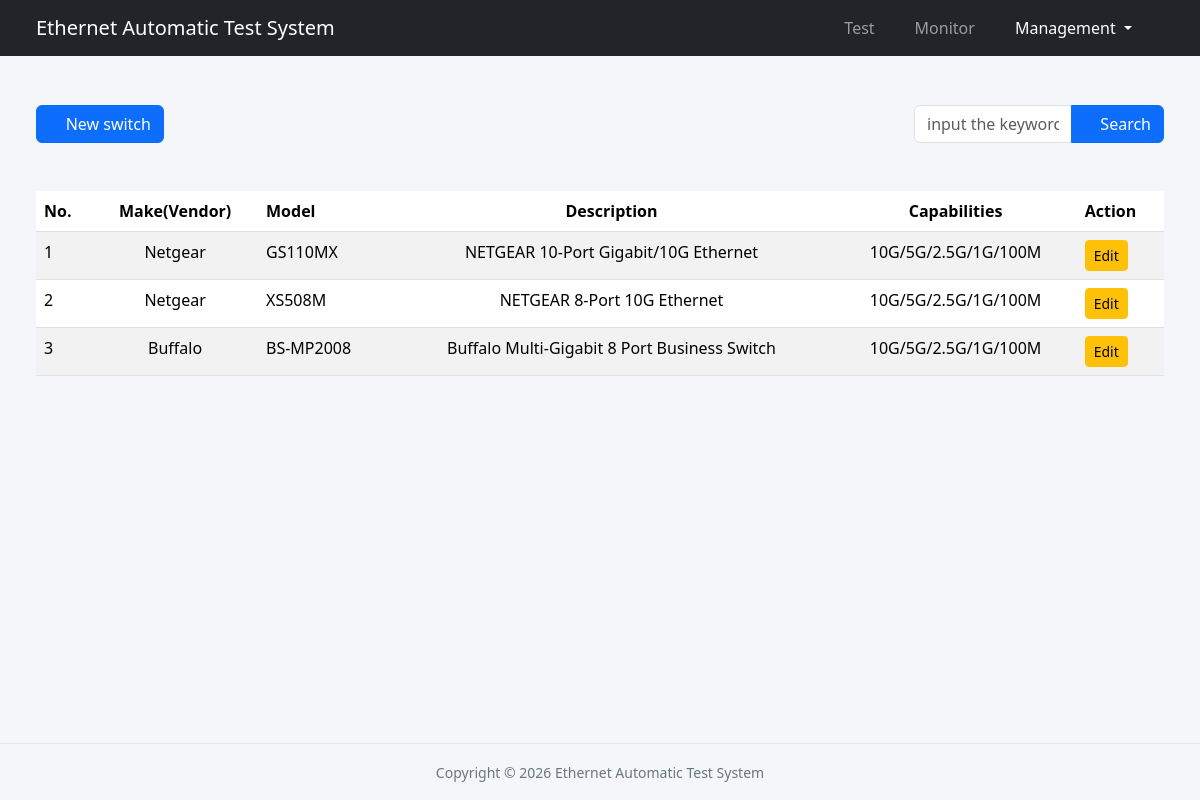
Page /switch_management on the committed database.
### lib/models.py (models this page shows, shortened)
class SwitchModel(db.Model):
    __tablename__ = 'switch'
    id = db.Column(db.Integer, primary_key=True)
    vendor = db.Column(db.String(128), nullable=False)
    model = db.Column(db.String(256), nullable=False, unique=True)
    description = db.Column(db.String(256), nullable=False)
    capabilities = db.Column(db.String(256), nullable=False)
    is_active = db.Column(db.Boolean, default=True)

### app.py (the view)
@app.route('/switch_management')
def switch_management():
    switches = SwitchModel.query.order_by(SwitchModel.id).all()
    return render_template('switch_management.html', current_url='management', switches=switches)

### templates/switch_management.html (shortened to what this page needs)
{% extends 'base.html' %}
{% block contents %}
    <div class="d-flex justify-content-between align-items-center flex-wrap mb-4 my-4">
        <button class="btn btn-primary" id="addNewGroupBtn"><i class="bi bi-plus-circle"></i> New switch</button>
        <form class="input-group ms-auto my-3" style="max-width: 250px;">
        <input type="text" class="form-control" name="switch_model" placeholder="input the keyword" aria-label="search">
        <button class="btn btn-primary" type="submit">
            <i class="bi bi-search"></i> Search
        </button>
    </form>
    </div>
    <div class="table-responsive py-2">
    <table class="table table-striped table-hover">
        <thead>
            <tr>
                <th scope="col" class="fixed-col-1">No.</th>
                <th scope="col" class="text-center">Make(Vendor)</th>
                <th scope="col">Model</th>
                <th scope="col" class="text-center">Description</th>
                <th scope="col" class="text-center">Capabilities</th>
                <th scope="col" class="fixed-col-2">Action</th>
            </tr>
        </thead>
        <tbody>
            {% if switches %}
                {% for switch in switches %}
                <tr>
                    <td class="fixed-col-1">{{ switches.index(switch) + 1 }}</td>
                    <td class="text-center">{{ switch.vendor }}</td>
                    <td>{{ switch.model }}</td>
                    <td class="text-center">{{ switch.description }}</td>
                    <td class="text-center">{{ switch.capabilities }}</td>
                    <td>
                        <button type="button" class="btn btn-warning btn-sm">
                            Edit
                        </button>
                    </td>
                {% endfor %}
            {% endif %}
        </tbody>
    </table>
</div>
{% endblock %}

### templates/base.html (shortened to what this page needs)
<!DOCTYPE html>
<html lang="en">
<head>
    <link rel="stylesheet" href="{{ url_for('static', filename='css/bootstrap.min.css') }}">
    <link rel="stylesheet" href="{{ url_for('static', filename='icons/font/bootstrap-icons.min.css') }}">
    <link rel="stylesheet" href="{{ url_for('static', filename='css/base.css') }}">
</head>
<body>
    <div class="d-flex flex-column min-vh-100">
        <header>
            <nav class="navbar navbar-expand-md navbar-dark fixed-top bg-dark">
                <div class="container-fluid">
                    <a href="#" class="navbar-brand">Ethernet Automatic Test System</a>
                    <div class="collapse navbar-collapse" id="navbarmenu">
                        <ul class="navbar-nav ms-auto">
                            <li class="nav-item me-4">
                                <a href="{{ url_for('index') }}" class="nav-link {% if current_url == 'index' %}active{% endif %}">
                                    Test
                                </a>
                            </li>
                            <li class="nav-item me-4">
                                <a href="{{ url_for('monitor') }}" class="nav-link  {% if current_url == 'monitor' %}active{% endif %}">
                                    Monitor
                                </a>
                            </li>
                            <li class="nav-item me-4 dropdown">
                                <a href="#" class="nav-link dropdown-toggle {% if current_url == 'management' %}active{% endif %}" data-bs-toggle="dropdown" aria-expanded="false">
                                    Management
                                </a>
                            </li>
                        </ul>
                    </div>
                </div>
            </nav>
        </header>
        <main class="flex-grow-1 container-fluid" style="margin-top: 65px;">
            {% block contents %}{% endblock %}
        </main>
        <footer>
            <small>Copyright &copy; 2026 Ethernet Automatic Test System</small>
        </footer>
    </div>
</body>
</html>

### static/css/base.css (style rules this page uses)
body { background-color: #f4f6f9; font-family: 'Segoe UI', Roboto, system-ui, -apple-system; }
footer { margin-top: 3rem; text-align: center; color: #6c757d; padding: 1rem 0; border-top: 1px solid #e3e6ea; }

### rows in the picture
SwitchModel: switches "1", vendor "Netgear", model "GS110MX", description "NETGEAR 10-Port Gigabit/10G Ethernet", capabilities "10G/5G/2.5G/1G/100M"
SwitchModel: switches.index(switch)+1 "2", vendor "Netgear", model "XS508M", description "NETGEAR 8-Port 10G Ethernet", capabilities "10G/5G/2.5G/1G/100M"
SwitchModel: switches.index(switch)+1 "3", vendor "Buffalo", model "BS-MP2008", description "Buffalo Multi-Gigabit 8 Port Business Switch", capabilities "10G/5G/2.5G/1G/100M"
